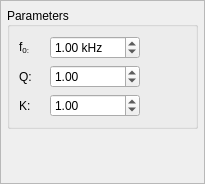
<?xml version="1.0" encoding="UTF-8"?>
<ui version="4.0">
 <class>notchWidget</class>
 <widget class="QWidget" name="notchWidget">
  <property name="geometry">
   <rect>
    <x>0</x>
    <y>0</y>
    <width>205</width>
    <height>184</height>
   </rect>
  </property>
  <property name="minimumSize">
   <size>
    <width>205</width>
    <height>0</height>
   </size>
  </property>
  <property name="windowTitle">
   <string>Form</string>
  </property>
  <layout class="QVBoxLayout" name="verticalLayout">
   <property name="leftMargin">
    <number>0</number>
   </property>
   <property name="topMargin">
    <number>0</number>
   </property>
   <property name="rightMargin">
    <number>0</number>
   </property>
   <property name="bottomMargin">
    <number>0</number>
   </property>
   <item>
    <widget class="QScrollArea" name="scrollArea">
     <property name="minimumSize">
      <size>
       <width>205</width>
       <height>0</height>
      </size>
     </property>
     <property name="sizeAdjustPolicy">
      <enum>QAbstractScrollArea::AdjustToContentsOnFirstShow</enum>
     </property>
     <property name="widgetResizable">
      <bool>true</bool>
     </property>
     <property name="alignment">
      <set>Qt::AlignLeading|Qt::AlignLeft|Qt::AlignVCenter</set>
     </property>
     <widget class="QWidget" name="scrollAreaWidgetContents">
      <property name="geometry">
       <rect>
        <x>0</x>
        <y>0</y>
        <width>203</width>
        <height>182</height>
       </rect>
      </property>
      <layout class="QVBoxLayout" name="verticalLayout_2">
       <property name="leftMargin">
        <number>6</number>
       </property>
       <property name="topMargin">
        <number>6</number>
       </property>
       <property name="rightMargin">
        <number>6</number>
       </property>
       <property name="bottomMargin">
        <number>6</number>
       </property>
       <item>
        <widget class="QGroupBox" name="groupBox_2">
         <property name="sizePolicy">
          <sizepolicy hsizetype="Preferred" vsizetype="Fixed">
           <horstretch>0</horstretch>
           <verstretch>0</verstretch>
          </sizepolicy>
         </property>
         <property name="minimumSize">
          <size>
           <width>0</width>
           <height>0</height>
          </size>
         </property>
         <property name="maximumSize">
          <size>
           <width>16777215</width>
           <height>16777215</height>
          </size>
         </property>
         <property name="title">
          <string>Parameters</string>
         </property>
         <property name="alignment">
          <set>Qt::AlignLeading|Qt::AlignLeft|Qt::AlignVCenter</set>
         </property>
         <layout class="QGridLayout" name="gridLayout">
          <item row="2" column="0">
           <widget class="QLabel" name="Qlabel">
            <property name="sizePolicy">
             <sizepolicy hsizetype="Minimum" vsizetype="Preferred">
              <horstretch>0</horstretch>
              <verstretch>0</verstretch>
             </sizepolicy>
            </property>
            <property name="minimumSize">
             <size>
              <width>25</width>
              <height>0</height>
             </size>
            </property>
            <property name="toolTip">
             <string>Q-value of notch</string>
            </property>
            <property name="text">
             <string>Q:</string>
            </property>
           </widget>
          </item>
          <item row="3" column="1">
           <widget class="QDoubleSpinBox" name="KBox">
            <property name="minimumSize">
             <size>
              <width>80</width>
              <height>0</height>
             </size>
            </property>
            <property name="maximumSize">
             <size>
              <width>90</width>
              <height>16777215</height>
             </size>
            </property>
            <property name="keyboardTracking">
             <bool>false</bool>
            </property>
            <property name="minimum">
             <double>0.010000000000000</double>
            </property>
            <property name="maximum">
             <double>100000.000000000000000</double>
            </property>
            <property name="value">
             <double>1.000000000000000</double>
            </property>
           </widget>
          </item>
          <item row="1" column="0">
           <widget class="QLabel" name="f0Label">
            <property name="sizePolicy">
             <sizepolicy hsizetype="Minimum" vsizetype="Preferred">
              <horstretch>0</horstretch>
              <verstretch>0</verstretch>
             </sizepolicy>
            </property>
            <property name="minimumSize">
             <size>
              <width>25</width>
              <height>0</height>
             </size>
            </property>
            <property name="toolTip">
             <string>Notch centre frequency</string>
            </property>
            <property name="text">
             <string>&lt;html&gt;&lt;head/&gt;&lt;body&gt;&lt;p&gt;f&lt;span style=&quot; vertical-align:sub;&quot;&gt;0:&lt;/span&gt;&lt;/p&gt;&lt;/body&gt;&lt;/html&gt;</string>
            </property>
            <property name="textFormat">
             <enum>Qt::MarkdownText</enum>
            </property>
           </widget>
          </item>
          <item row="2" column="1">
           <widget class="QDoubleSpinBox" name="QBox">
            <property name="minimumSize">
             <size>
              <width>80</width>
              <height>0</height>
             </size>
            </property>
            <property name="maximumSize">
             <size>
              <width>90</width>
              <height>16777215</height>
             </size>
            </property>
            <property name="keyboardTracking">
             <bool>false</bool>
            </property>
            <property name="minimum">
             <double>0.100000000000000</double>
            </property>
            <property name="maximum">
             <double>100000.000000000000000</double>
            </property>
            <property name="value">
             <double>1.000000000000000</double>
            </property>
           </widget>
          </item>
          <item row="1" column="1">
           <widget class="QDoubleSpinBox" name="f0Box">
            <property name="minimumSize">
             <size>
              <width>80</width>
              <height>0</height>
             </size>
            </property>
            <property name="maximumSize">
             <size>
              <width>90</width>
              <height>16777215</height>
             </size>
            </property>
            <property name="keyboardTracking">
             <bool>false</bool>
            </property>
            <property name="suffix">
             <string> kHz</string>
            </property>
            <property name="minimum">
             <double>0.010000000000000</double>
            </property>
            <property name="maximum">
             <double>1000.000000000000000</double>
            </property>
            <property name="value">
             <double>1.000000000000000</double>
            </property>
           </widget>
          </item>
          <item row="3" column="0">
           <widget class="QLabel" name="KLabel">
            <property name="sizePolicy">
             <sizepolicy hsizetype="Minimum" vsizetype="Preferred">
              <horstretch>0</horstretch>
              <verstretch>0</verstretch>
             </sizepolicy>
            </property>
            <property name="minimumSize">
             <size>
              <width>25</width>
              <height>0</height>
             </size>
            </property>
            <property name="toolTip">
             <string>Notch filter gain</string>
            </property>
            <property name="text">
             <string>K:</string>
            </property>
           </widget>
          </item>
          <item row="2" column="2">
           <spacer name="horizontalSpacer">
            <property name="orientation">
             <enum>Qt::Horizontal</enum>
            </property>
            <property name="sizeHint" stdset="0">
             <size>
              <width>10</width>
              <height>20</height>
             </size>
            </property>
           </spacer>
          </item>
         </layout>
        </widget>
       </item>
       <item>
        <spacer name="verticalSpacer">
         <property name="orientation">
          <enum>Qt::Vertical</enum>
         </property>
         <property name="sizeHint" stdset="0">
          <size>
           <width>20</width>
           <height>10</height>
          </size>
         </property>
        </spacer>
       </item>
      </layout>
     </widget>
    </widget>
   </item>
  </layout>
 </widget>
 <resources/>
 <connections/>
</ui>
